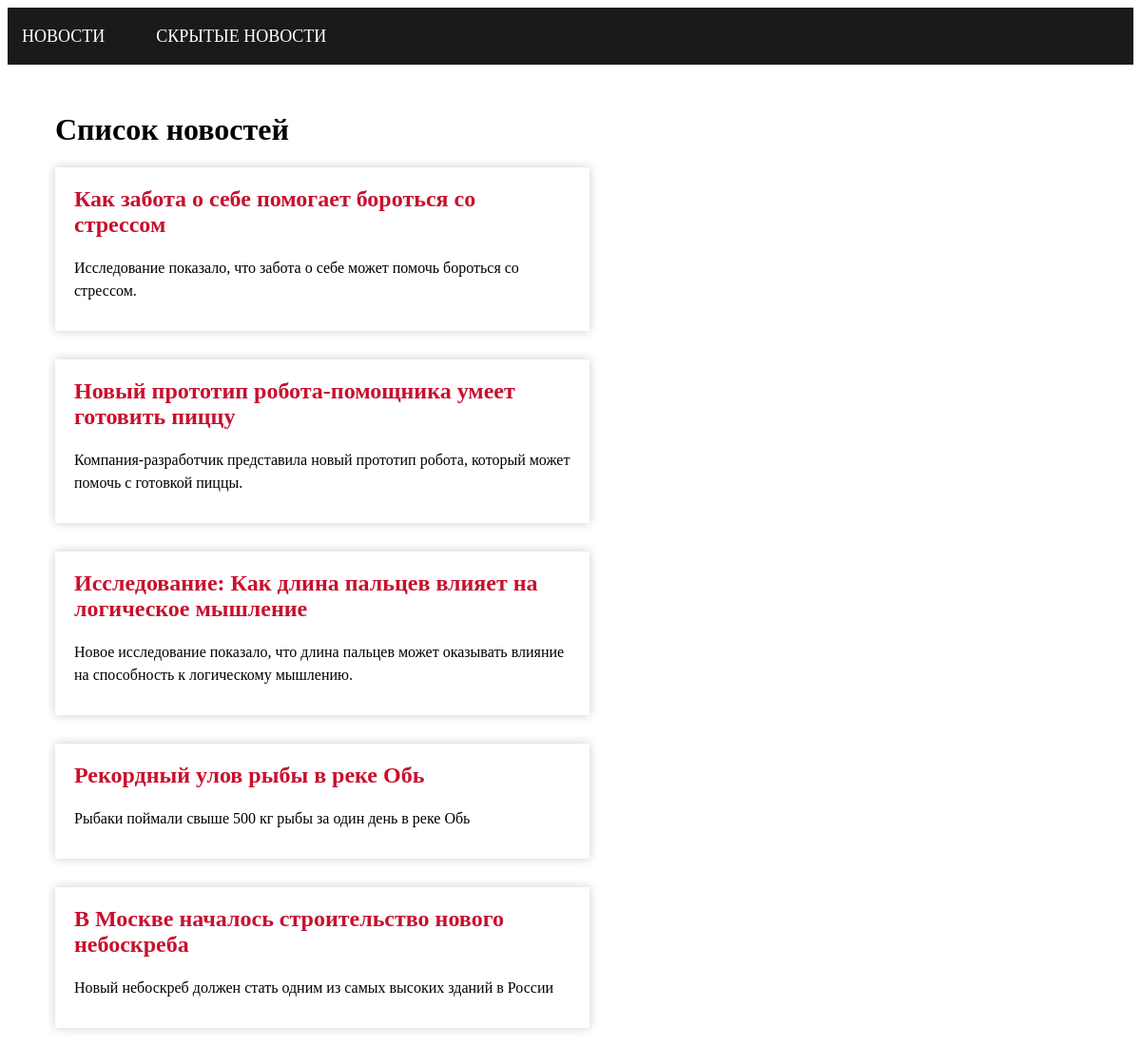
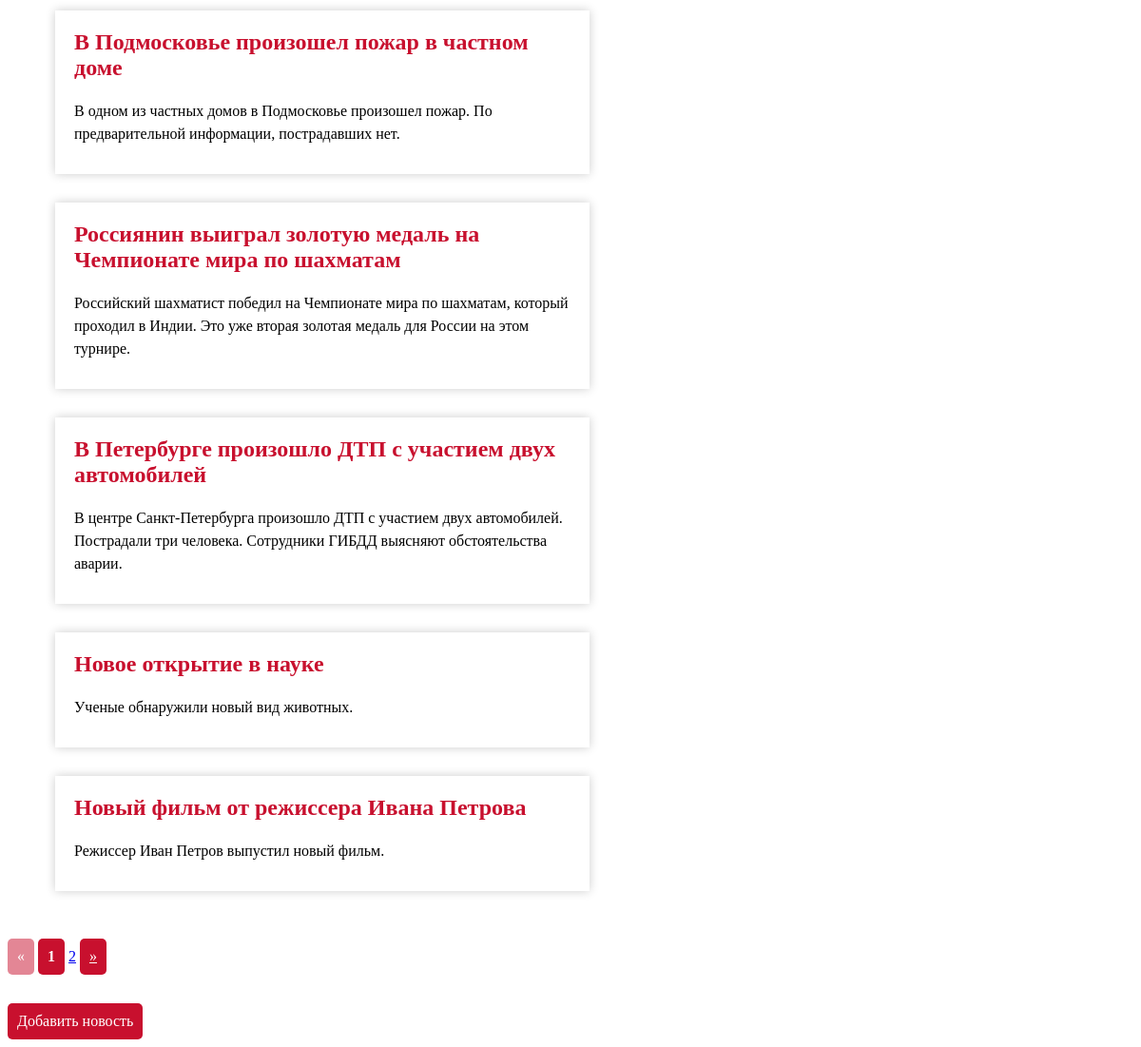
The page / on the database its author committed (2 pictures, top to bottom).
### news/models.py (models this page shows, shortened)
class News(models.Model):
    title = models.CharField(max_length=255)
    url = models.URLField()
    description = models.CharField(max_length=255)
    text = models.TextField()
    pub_date = models.DateTimeField(auto_now_add=True)
    is_displayed = models.BooleanField(default=True)

### news/views.py (the view)
# urls.py: path('', views.news_list, name='news_list'),
def news_list(request):
    news = News.objects.filter(is_displayed=True).order_by('-pub_date')
    paginator = Paginator(news, 10)
    page_number = request.GET.get('page')
    page_obj = paginator.get_page(page_number)
    context = {
        'news': page_obj,
        'paginator': paginator,
        'page_obj': page_obj,
    }
    return render(request, 'news_list.html', context)

### news/templates/news_list.html (shortened to what this page needs)
{% extends 'base.html' %}
{% load static %}
{% block content %}
  <h1>Список новостей</h1>
  <div class="news-list">
    {% for new in news %}
      <div class="news-item">
        <h2 class="news-title"><a href="{% url 'news_detail' pk=new.pk %}">{{ new.title }}</a></h2>
        <p class="news-description">{{ new.description }}</p>
      </div>
    {% empty %}
      <p>Нет новостей</p>
    {% endfor %}
  </div>
{% endblock %}

### news/templates/base.html (shortened to what this page needs)
<!DOCTYPE html>
{% load static %}
<html>
<head>
  <link rel="stylesheet" type="text/css" href="{% static 'css/news_list.css' %}"/>
</head>
<body>
  <nav>
    <ul>
      <li><a href="{% url 'news_list' %}">Новости</a></li>
      <li><a href="{% url 'not_displayed' %}">Скрытые новости</a></li>
    </ul>
  </nav>
  <div class="content">
    {% block content %}{% endblock %}
  </div>
  {% block pagination %}
    {% if page_obj.has_other_pages %}
      <div class="pagination">
        <span class="step-links">
          {% if page_obj.has_previous %}
            <a href="?page={{ page_obj.previous_page_number }}" class="previous">&laquo;</a>
          {% else %}
            <a class="previous disabled">&laquo;</a>
          {% endif %}
          {% for i in paginator.page_range %}
            {% if page_obj.number == i %}
              <span class="current-page">{{ i }}</span>
            {% elif i > page_obj.number|add:'-3' and i < page_obj.number|add:'3' %}
              <a href="?page={{ i }}">{{ i }}</a>
            {% endif %}
          {% endfor %}
          {% if page_obj.has_next %}
            <a href="?page={{ page_obj.next_page_number }}" class="next">&raquo;</a>
          {% else %}
            <a class="next disabled">&raquo;</a>
          {% endif %}
        </span>
      </div>
    {% endif %}
  {% endblock %}
  {% block news_actions %}
    <div class="news-actions">
      <a href="{% url 'add_news' %}">Добавить новость</a>
    </div>
  {% endblock %}
</body>
</html>

### static/css/news_list.css (style rules this page uses)
nav { background-color: #1A1A1A; height: 60px; }
nav ul { margin: 0; padding: 0; list-style: none; }
nav li { display: inline-block; margin-right: 20px; line-height: 60px; }
nav a { display: block; color: #FFFFFF; font-size: 18px; text-transform: uppercase; text-decoration: none; padding: 0 15px; }
.content { margin: 50px; }
.news-item { background-color: #FFFFFF; box-shadow: 0 0 10px rgba(0, 0, 0, 0.2); padding: 20px; margin-bottom: 30px; width: calc(50% - 20px); }
.news-item h2 { font-size: 24px; margin-top: 0; }
.news-item p { font-size: 16px; line-height: 1.5; margin-bottom: 10px; }
.news-item a { color: #C8102E; text-decoration: none; }
.pagination { margin-top: 30px; }
.step-links { display: inline-block; }
.previous, .next { display: inline-block; padding: 10px; color: #FFFFFF; background-color: #C8102E; border-radius: 5px; }
.disabled { opacity: 0.5; cursor: not-allowed; }
.current-page { display: inline-block; padding: 10px; font-weight: bold; background-color: #C8102E; color: #FFFFFF; border-radius: 5px; }
.news-actions { margin-top: 30px; }
.news-actions a { display: inline-block; padding: 10px; color: #FFFFFF; background-color: #C8102E; border-radius: 5px; text-decoration: none; }

### rows shown on the page
News: title "Как забота о себе помогает бороться со стрессом", description "Исследование показало, что забота о себе может помочь бороться со стрессом."
News: title "Новый прототип робота-помощника умеет готовить пиццу", description "Компания-разработчик представила новый прототип робота, который может помочь с готовкой пиццы."
News: title "Исследование: Как длина пальцев влияет на логическое мышление", description "Новое исследование показало, что длина пальцев может оказывать влияние на способность к логическому мышлению."
News: title "Рекордный улов рыбы в реке Обь", description "Рыбаки поймали свыше 500 кг рыбы за один день в реке Обь"
News: title "В Москве началось строительство нового небоскреба", description "Новый небоскреб должен стать одним из самых высоких зданий в России"
News: title "В Подмосковье произошел пожар в частном доме", description "В одном из частных домов в Подмосковье произошел пожар. По предварительной информации, пострадавших нет."
News: title "Россиянин выиграл золотую медаль на Чемпионате мира по шахматам", description "Российский шахматист победил на Чемпионате мира по шахматам, который проходил в Индии. Это уже вторая золотая медаль для России на этом турнире."
News: title "В Петербурге произошло ДТП с участием двух автомобилей", description "В центре Санкт-Петербурга произошло ДТП с участием двух автомобилей. Пострадали три человека. Сотрудники ГИБДД выясняют обстоятельства аварии."
News: title "Новое открытие в науке", description "Ученые обнаружили новый вид животных."
News: title "Новый фильм от режиссера Ивана Петрова", description "Режиссер Иван Петров выпустил новый фильм."

### other values the page prints
{{ i }} "1"
{{ i }} "2"
